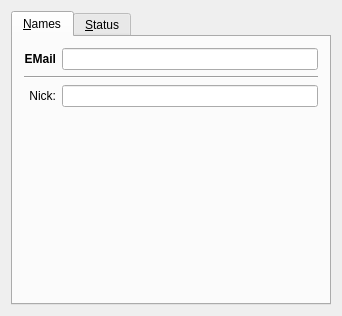
<ui version="4.0" >
 <class>MSNInfoBase</class>
 <widget class="QWidget" name="MSNInfoBase" >
  <property name="geometry" >
   <rect>
    <x>0</x>
    <y>0</y>
    <width>342</width>
    <height>316</height>
   </rect>
  </property>
  <property name="windowTitle" >
   <string>Form1</string>
  </property>
  <layout class="QVBoxLayout" >
   <property name="margin" >
    <number>11</number>
   </property>
   <property name="spacing" >
    <number>6</number>
   </property>
   <item>
    <widget class="QTabWidget" name="TabWidget4" >
     <widget class="QWidget" name="tab" >
      <attribute name="title" >
       <string>&amp;Names</string>
      </attribute>
      <layout class="QGridLayout" >
       <property name="margin" >
        <number>11</number>
       </property>
       <property name="spacing" >
        <number>6</number>
       </property>
       <item row="0" column="0" >
        <widget class="QLabel" name="TextLabel2" >
         <property name="font" >
          <font>
           <weight>75</weight>
           <bold>true</bold>
          </font>
         </property>
         <property name="text" >
          <string>EMail</string>
         </property>
         <property name="alignment" >
          <set>Qt::AlignRight|Qt::AlignTrailing|Qt::AlignVCenter</set>
         </property>
         <property name="wordWrap" >
          <bool>false</bool>
         </property>
        </widget>
       </item>
       <item row="0" column="1" >
        <widget class="QLineEdit" name="edtEMail" >
         <property name="font" >
          <font>
           <weight>75</weight>
           <bold>true</bold>
          </font>
         </property>
        </widget>
       </item>
       <item row="1" column="0" colspan="2" >
        <widget class="Line" name="Line3" >
         <property name="frameShape" >
          <enum>QFrame::HLine</enum>
         </property>
         <property name="frameShadow" >
          <enum>QFrame::Sunken</enum>
         </property>
         <property name="orientation" >
          <enum>Qt::Horizontal</enum>
         </property>
        </widget>
       </item>
       <item row="3" column="0" >
        <widget class="QLabel" name="TextLabel4" >
         <property name="text" >
          <string>Nick:</string>
         </property>
         <property name="alignment" >
          <set>Qt::AlignRight|Qt::AlignTrailing|Qt::AlignVCenter</set>
         </property>
         <property name="wordWrap" >
          <bool>false</bool>
         </property>
        </widget>
       </item>
       <item row="3" column="1" >
        <widget class="QLineEdit" name="edtNick" />
       </item>
       <item row="6" column="0" >
        <spacer>
         <property name="orientation" >
          <enum>Qt::Vertical</enum>
         </property>
         <property name="sizeType" >
          <enum>QSizePolicy::Expanding</enum>
         </property>
         <property name="sizeHint" >
          <size>
           <width>20</width>
           <height>20</height>
          </size>
         </property>
        </spacer>
       </item>
      </layout>
     </widget>
     <widget class="QWidget" name="tab" >
      <attribute name="title" >
       <string>&amp;Status</string>
      </attribute>
      <layout class="QGridLayout" >
       <property name="margin" >
        <number>11</number>
       </property>
       <property name="spacing" >
        <number>6</number>
       </property>
       <item row="0" column="0" >
        <widget class="QLabel" name="TextLabel5" >
         <property name="text" >
          <string>Status:</string>
         </property>
         <property name="alignment" >
          <set>Qt::AlignRight|Qt::AlignTrailing|Qt::AlignVCenter</set>
         </property>
         <property name="wordWrap" >
          <bool>false</bool>
         </property>
        </widget>
       </item>
       <item row="0" column="1" >
        <widget class="QComboBox" name="cmbStatus" >
         <property name="sizePolicy" >
          <sizepolicy>
           <hsizetype>7</hsizetype>
           <vsizetype>0</vsizetype>
           <horstretch>0</horstretch>
           <verstretch>0</verstretch>
          </sizepolicy>
         </property>
        </widget>
       </item>
       <item row="1" column="0" >
        <widget class="QLabel" name="lblOnline" >
         <property name="text" >
          <string>Online:</string>
         </property>
         <property name="alignment" >
          <set>Qt::AlignRight|Qt::AlignTrailing|Qt::AlignVCenter</set>
         </property>
         <property name="wordWrap" >
          <bool>false</bool>
         </property>
        </widget>
       </item>
       <item row="1" column="1" >
        <widget class="QLineEdit" name="edtOnline" />
       </item>
       <item row="2" column="0" >
        <widget class="QLabel" name="lblNA" >
         <property name="text" >
          <string/>
         </property>
         <property name="alignment" >
          <set>Qt::AlignRight|Qt::AlignTrailing|Qt::AlignVCenter</set>
         </property>
         <property name="wordWrap" >
          <bool>false</bool>
         </property>
        </widget>
       </item>
       <item row="2" column="1" >
        <widget class="QLineEdit" name="edtNA" />
       </item>
       <item row="4" column="1" >
        <spacer>
         <property name="orientation" >
          <enum>Qt::Vertical</enum>
         </property>
         <property name="sizeType" >
          <enum>QSizePolicy::Expanding</enum>
         </property>
         <property name="sizeHint" >
          <size>
           <width>20</width>
           <height>20</height>
          </size>
         </property>
        </spacer>
       </item>
      </layout>
     </widget>
    </widget>
   </item>
  </layout>
 </widget>
 <resources/>
 <connections/>
</ui>
